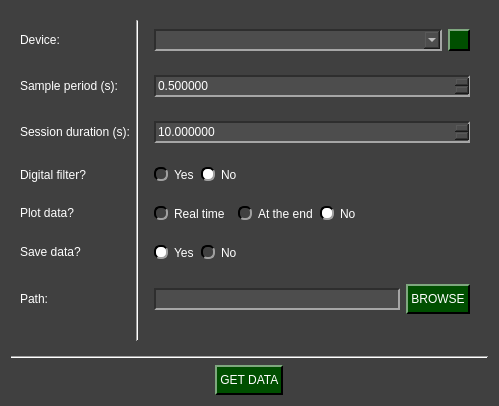
<?xml version="1.0" encoding="UTF-8"?>
<ui version="4.0">
 <class>Arduino_GetData_W</class>
 <widget class="QWidget" name="Arduino_GetData_W">
  <property name="geometry">
   <rect>
    <x>0</x>
    <y>0</y>
    <width>499</width>
    <height>404</height>
   </rect>
  </property>
  <property name="windowTitle">
   <string>Form</string>
  </property>
  <property name="styleSheet">
   <string notr="true">QComboBox QAbstractItemView {
    background-color: rgb(77, 77, 77);
}

QComboBox QAbstractItemView::item:focus{
    background-color: rgb(140, 140, 140);
}

QDoubleSpinBox{
	background-color: rgb(77, 77, 77);
	
	border-top: 1.5px solid rgb(46, 46, 46);
	border-left: 1.5px solid rgb(46, 46, 46);

	border-bottom: 1.5px solid rgb(166, 166, 166);
	border-right: 1.5px solid rgb(166, 166, 166);
}

QDoubleSpinBox::up-button{
    image: url(:/imgs/imgs/drop_up_arrow.png);
	width: 11px;

	background-color: rgb(0, 79, 0);
	border-top: 1.5px solid rgb(127, 167, 127);
	border-left: 1.5px solid rgb(127, 167, 127);

	border-bottom: 1.5px solid rgb(0, 0, 0);
	border-right: 1.5px solid rgb(0, 0, 0);
}

QDoubleSpinBox::up-button:pressed{
	border: 2px solid rgb(255, 255, 255);
}

QDoubleSpinBox::up-button:hover{
	background-color: rgb(0, 50, 0);
}

QDoubleSpinBox::down-button{
    image: url(:/imgs/imgs/drop_down_arrow.png);
	width: 11px;

	background-color: rgb(0, 79, 0);
	border-top: 1.5px solid rgb(127, 167, 127);
	border-left: 1.5px solid rgb(127, 167, 127);

	border-bottom: 1.5px solid rgb(0, 0, 0);
	border-right: 1.5px solid rgb(0, 0, 0);
}

QDoubleSpinBox::down-button:pressed{
	border: 2px solid rgb(255, 255, 255);
}

QDoubleSpinBox::down-button:hover{
	background-color: rgb(0, 50, 0);
}

QWidget#Arduino_GetData_W{
	background-color: rgb(64, 64, 64);
}

QWidget{
	color: rgb(255, 255, 255);
}

QComboBox{
	background-color: rgb(77, 77, 77);
	
	border-top: 1.5px solid rgb(46, 46, 46);
	border-left: 1.5px solid rgb(46, 46, 46);

	border-bottom: 1.5px solid rgb(166, 166, 166);
	border-right: 1.5px solid rgb(166, 166, 166);
}


QComboBox::drop-down{
	image: url(:/imgs/imgs/drop_down_arrow.png);
	width: 11px;

	background-color: rgb(0, 79, 0);
	border-top: 2px solid rgb(127, 167, 127);
	border-left: 2px solid rgb(127, 167, 127);

	border-bottom: 2px solid rgb(0, 0, 0);
	border-right: 2px solid rgb(0, 0, 0);
}

QComboBox::drop-down:hover{
	background-color: rgb(0, 50, 0);
}

QComboBox::drop-down:pressed{
	border: 2px solid rgb(255, 255, 255);
}

QPushButton{
	background-color: rgb(0, 79, 0);

	border-top: 1.5px solid rgb(127, 167, 127);
	border-left: 1.5px solid rgb(127, 167, 127);

	border-bottom: 1.5px solid rgb(0, 0, 0);
	border-right: 1.5px solid rgb(0, 0, 0);

	
	font: 12pt &quot;Helvetica&quot;;
	text-align:center;
}

QWidget{
	font: 12pt &quot;Helvetica&quot;;
}

QPushButton:hover{
	background-color: rgb(0, 50, 0);
}

QPushButton:pressed{
	border: 2px solid rgb(255, 255, 255);
}

QLineEdit{
	background-color: rgb(77, 77, 77);
	border-top: 1.5px solid rgb(46, 46, 46);
	border-left: 1.5px solid rgb(46, 46, 46);

	border-bottom: 1.5px solid rgb(166, 166, 166);
	border-right: 1.5px solid rgb(166, 166, 166);
}

QRadioButton::indicator{
	border-radius: 6px;
	border-top: 1.5px solid rgb(0, 0, 0);
	border-left: 1.5px solid rgb(0, 0, 0);

	border-bottom: 1.5px solid rgb(160, 160, 160);
	border-right: 1.5px solid rgb(160, 160, 160);
}

QRadioButton::indicator::checked{
	background-color: white;
}

QRadioButton::indicator::unchecked:hover{
	background-color: #9F9F9F;
}

QRadioButton::indicator::pressed{
	border: 1.5px solid #505050
}

QPushButton#reload_devices{
	image: url(:/imgs/imgs/reload.png);
	width: 11px;
	background-color: rgb(0, 79, 0);

	border-top: 1.5px solid rgb(127, 167, 127);
	border-left: 1.5px solid rgb(127, 167, 127);

	border-bottom: 1.5px solid rgb(0, 0, 0);
	border-right: 1.5px solid rgb(0, 0, 0);

	
	font: 12pt &quot;Helvetica&quot;;
	text-align:center;
}

QPushButton#reload_devices:hover{
	background-color: rgb(0, 50, 0);
}

QPushButton#reload_devices:pressed{
	border: 2px solid rgb(255, 255, 255);
}</string>
  </property>
  <layout class="QVBoxLayout" name="verticalLayout">
   <item>
    <widget class="QWidget" name="widget" native="true">
     <layout class="QGridLayout" name="gridLayout">
      <item row="0" column="0">
       <widget class="QLabel" name="label">
        <property name="minimumSize">
         <size>
          <width>0</width>
          <height>30</height>
         </size>
        </property>
        <property name="maximumSize">
         <size>
          <width>16777215</width>
          <height>30</height>
         </size>
        </property>
        <property name="text">
         <string>Device:</string>
        </property>
       </widget>
      </item>
      <item row="1" column="0">
       <widget class="QLabel" name="label_4">
        <property name="minimumSize">
         <size>
          <width>0</width>
          <height>30</height>
         </size>
        </property>
        <property name="maximumSize">
         <size>
          <width>16777215</width>
          <height>30</height>
         </size>
        </property>
        <property name="text">
         <string>Sample period (s):</string>
        </property>
       </widget>
      </item>
      <item row="1" column="2">
       <widget class="QWidget" name="widget_5" native="true">
        <layout class="QGridLayout" name="gridLayout_6">
         <item row="0" column="0">
          <widget class="QDoubleSpinBox" name="Ts_in">
           <property name="minimumSize">
            <size>
             <width>0</width>
             <height>22</height>
            </size>
           </property>
           <property name="maximumSize">
            <size>
             <width>16777215</width>
             <height>22</height>
            </size>
           </property>
           <property name="decimals">
            <number>6</number>
           </property>
           <property name="maximum">
            <double>999999999999.000000000000000</double>
           </property>
           <property name="singleStep">
            <double>0.010000000000000</double>
           </property>
           <property name="stepType">
            <enum>QAbstractSpinBox::StepType::AdaptiveDecimalStepType</enum>
           </property>
           <property name="value">
            <double>0.500000000000000</double>
           </property>
          </widget>
         </item>
        </layout>
       </widget>
      </item>
      <item row="0" column="2">
       <widget class="QWidget" name="widget_2" native="true">
        <layout class="QGridLayout" name="gridLayout_3">
         <item row="0" column="0">
          <widget class="QComboBox" name="device_combo">
           <property name="minimumSize">
            <size>
             <width>0</width>
             <height>22</height>
            </size>
           </property>
           <property name="maximumSize">
            <size>
             <width>16777215</width>
             <height>22</height>
            </size>
           </property>
          </widget>
         </item>
         <item row="0" column="1">
          <widget class="QPushButton" name="reload_devices">
           <property name="minimumSize">
            <size>
             <width>22</width>
             <height>22</height>
            </size>
           </property>
           <property name="maximumSize">
            <size>
             <width>22</width>
             <height>22</height>
            </size>
           </property>
           <property name="toolTip">
            <string>&lt;html&gt;&lt;head/&gt;&lt;body&gt;&lt;p&gt;Update COM ports&lt;/p&gt;&lt;/body&gt;&lt;/html&gt;</string>
           </property>
           <property name="text">
            <string/>
           </property>
          </widget>
         </item>
        </layout>
       </widget>
      </item>
      <item row="0" column="1" rowspan="10">
       <widget class="Line" name="line">
        <property name="orientation">
         <enum>Qt::Orientation::Vertical</enum>
        </property>
       </widget>
      </item>
      <item row="2" column="2">
       <widget class="QWidget" name="widget_6" native="true">
        <layout class="QGridLayout" name="gridLayout_7">
         <item row="0" column="0">
          <widget class="QDoubleSpinBox" name="sesh_dur_in">
           <property name="minimumSize">
            <size>
             <width>0</width>
             <height>22</height>
            </size>
           </property>
           <property name="maximumSize">
            <size>
             <width>16777215</width>
             <height>22</height>
            </size>
           </property>
           <property name="decimals">
            <number>6</number>
           </property>
           <property name="maximum">
            <double>999999999999.000000000000000</double>
           </property>
           <property name="singleStep">
            <double>0.010000000000000</double>
           </property>
           <property name="stepType">
            <enum>QAbstractSpinBox::StepType::AdaptiveDecimalStepType</enum>
           </property>
           <property name="value">
            <double>10.000000000000000</double>
           </property>
          </widget>
         </item>
        </layout>
       </widget>
      </item>
      <item row="2" column="0">
       <widget class="QLabel" name="label_5">
        <property name="minimumSize">
         <size>
          <width>0</width>
          <height>30</height>
         </size>
        </property>
        <property name="maximumSize">
         <size>
          <width>16777215</width>
          <height>30</height>
         </size>
        </property>
        <property name="text">
         <string>Session duration (s):</string>
        </property>
       </widget>
      </item>
      <item row="3" column="0">
       <widget class="QLabel" name="label_2">
        <property name="minimumSize">
         <size>
          <width>0</width>
          <height>30</height>
         </size>
        </property>
        <property name="text">
         <string>Digital filter?</string>
        </property>
       </widget>
      </item>
      <item row="3" column="2" alignment="Qt::AlignmentFlag::AlignLeft">
       <widget class="QWidget" name="widget_3" native="true">
        <layout class="QHBoxLayout" name="horizontalLayout_4">
         <item alignment="Qt::AlignmentFlag::AlignLeft">
          <widget class="QRadioButton" name="yes_radio">
           <property name="text">
            <string>Yes</string>
           </property>
           <attribute name="buttonGroup">
            <string notr="true">buttonGroup</string>
           </attribute>
          </widget>
         </item>
         <item alignment="Qt::AlignmentFlag::AlignLeft">
          <widget class="QRadioButton" name="no_radio">
           <property name="text">
            <string>No</string>
           </property>
           <property name="checked">
            <bool>true</bool>
           </property>
           <attribute name="buttonGroup">
            <string notr="true">buttonGroup</string>
           </attribute>
          </widget>
         </item>
        </layout>
       </widget>
      </item>
      <item row="4" column="0">
       <widget class="QLabel" name="label_6">
        <property name="minimumSize">
         <size>
          <width>0</width>
          <height>30</height>
         </size>
        </property>
        <property name="maximumSize">
         <size>
          <width>16777215</width>
          <height>30</height>
         </size>
        </property>
        <property name="text">
         <string>Plot data?</string>
        </property>
       </widget>
      </item>
      <item row="5" column="0">
       <widget class="QLabel" name="label_7">
        <property name="minimumSize">
         <size>
          <width>0</width>
          <height>30</height>
         </size>
        </property>
        <property name="maximumSize">
         <size>
          <width>16777215</width>
          <height>30</height>
         </size>
        </property>
        <property name="text">
         <string>Save data?</string>
        </property>
       </widget>
      </item>
      <item row="6" column="0">
       <widget class="QLabel" name="label_8">
        <property name="minimumSize">
         <size>
          <width>0</width>
          <height>30</height>
         </size>
        </property>
        <property name="maximumSize">
         <size>
          <width>16777215</width>
          <height>30</height>
         </size>
        </property>
        <property name="text">
         <string>Path:</string>
        </property>
       </widget>
      </item>
      <item row="4" column="2" alignment="Qt::AlignmentFlag::AlignLeft">
       <widget class="QWidget" name="widget_7" native="true">
        <layout class="QHBoxLayout" name="horizontalLayout">
         <item>
          <widget class="QRadioButton" name="yes_rt_plot_radio">
           <property name="text">
            <string>Real time</string>
           </property>
           <property name="checked">
            <bool>false</bool>
           </property>
           <attribute name="buttonGroup">
            <string notr="true">plot_radio_group</string>
           </attribute>
          </widget>
         </item>
         <item>
          <widget class="QLabel" name="label_warning">
           <property name="toolTip">
            <string>&lt;html&gt;&lt;head/&gt;&lt;body&gt;&lt;p&gt;&lt;span style=&quot; font-size:16pt;&quot;&gt;Selecting Real Time may reduce your acquisition performance if you need to collect data at high frequencies ( sample period &amp;lt; 0.05 s ). We suggest plotting at the end of the acquisition if you don't want to be affected.&lt;/span&gt;&lt;/p&gt;&lt;/body&gt;&lt;/html&gt;</string>
           </property>
           <property name="text">
            <string>&lt;html&gt;&lt;head/&gt;&lt;body&gt;&lt;p&gt;&lt;img src=&quot;:/imgs/imgs/Warning_logo.png&quot;/&gt;&lt;/p&gt;&lt;/body&gt;&lt;/html&gt;</string>
           </property>
          </widget>
         </item>
         <item>
          <widget class="QRadioButton" name="yes_ate_plot_radio">
           <property name="text">
            <string>At the end</string>
           </property>
           <attribute name="buttonGroup">
            <string notr="true">plot_radio_group</string>
           </attribute>
          </widget>
         </item>
         <item>
          <widget class="QRadioButton" name="no_plot_radio">
           <property name="text">
            <string>No</string>
           </property>
           <property name="checked">
            <bool>true</bool>
           </property>
           <attribute name="buttonGroup">
            <string notr="true">plot_radio_group</string>
           </attribute>
          </widget>
         </item>
        </layout>
       </widget>
      </item>
      <item row="5" column="2" alignment="Qt::AlignmentFlag::AlignLeft">
       <widget class="QWidget" name="widget_8" native="true">
        <layout class="QHBoxLayout" name="horizontalLayout_2">
         <item>
          <widget class="QRadioButton" name="yes_save_radio">
           <property name="text">
            <string>Yes</string>
           </property>
           <property name="checked">
            <bool>true</bool>
           </property>
           <attribute name="buttonGroup">
            <string notr="true">save_radio_group</string>
           </attribute>
          </widget>
         </item>
         <item>
          <widget class="QRadioButton" name="no_save_radio">
           <property name="text">
            <string>No</string>
           </property>
           <attribute name="buttonGroup">
            <string notr="true">save_radio_group</string>
           </attribute>
          </widget>
         </item>
        </layout>
       </widget>
      </item>
      <item row="6" column="2">
       <widget class="QWidget" name="widget_9" native="true">
        <layout class="QHBoxLayout" name="horizontalLayout_3">
         <item alignment="Qt::AlignmentFlag::AlignVCenter">
          <widget class="QLineEdit" name="path_line_edit">
           <property name="minimumSize">
            <size>
             <width>0</width>
             <height>22</height>
            </size>
           </property>
           <property name="maximumSize">
            <size>
             <width>16777215</width>
             <height>22</height>
            </size>
           </property>
          </widget>
         </item>
         <item alignment="Qt::AlignmentFlag::AlignVCenter">
          <widget class="QPushButton" name="path_folder_browse">
           <property name="minimumSize">
            <size>
             <width>0</width>
             <height>30</height>
            </size>
           </property>
           <property name="maximumSize">
            <size>
             <width>16777215</width>
             <height>30</height>
            </size>
           </property>
           <property name="text">
            <string> BROWSE </string>
           </property>
          </widget>
         </item>
        </layout>
       </widget>
      </item>
     </layout>
    </widget>
   </item>
   <item>
    <widget class="Line" name="line_2">
     <property name="orientation">
      <enum>Qt::Orientation::Horizontal</enum>
     </property>
    </widget>
   </item>
   <item alignment="Qt::AlignmentFlag::AlignHCenter">
    <widget class="QPushButton" name="start_get_data">
     <property name="minimumSize">
      <size>
       <width>0</width>
       <height>30</height>
      </size>
     </property>
     <property name="maximumSize">
      <size>
       <width>16777215</width>
       <height>30</height>
      </size>
     </property>
     <property name="styleSheet">
      <string notr="true"/>
     </property>
     <property name="text">
      <string> GET DATA </string>
     </property>
    </widget>
   </item>
  </layout>
 </widget>
 <resources>
  <include location="resources_1.qrc"/>
 </resources>
 <connections/>
 <buttongroups>
  <buttongroup name="buttonGroup"/>
  <buttongroup name="plot_radio_group"/>
  <buttongroup name="save_radio_group"/>
 </buttongroups>
</ui>
